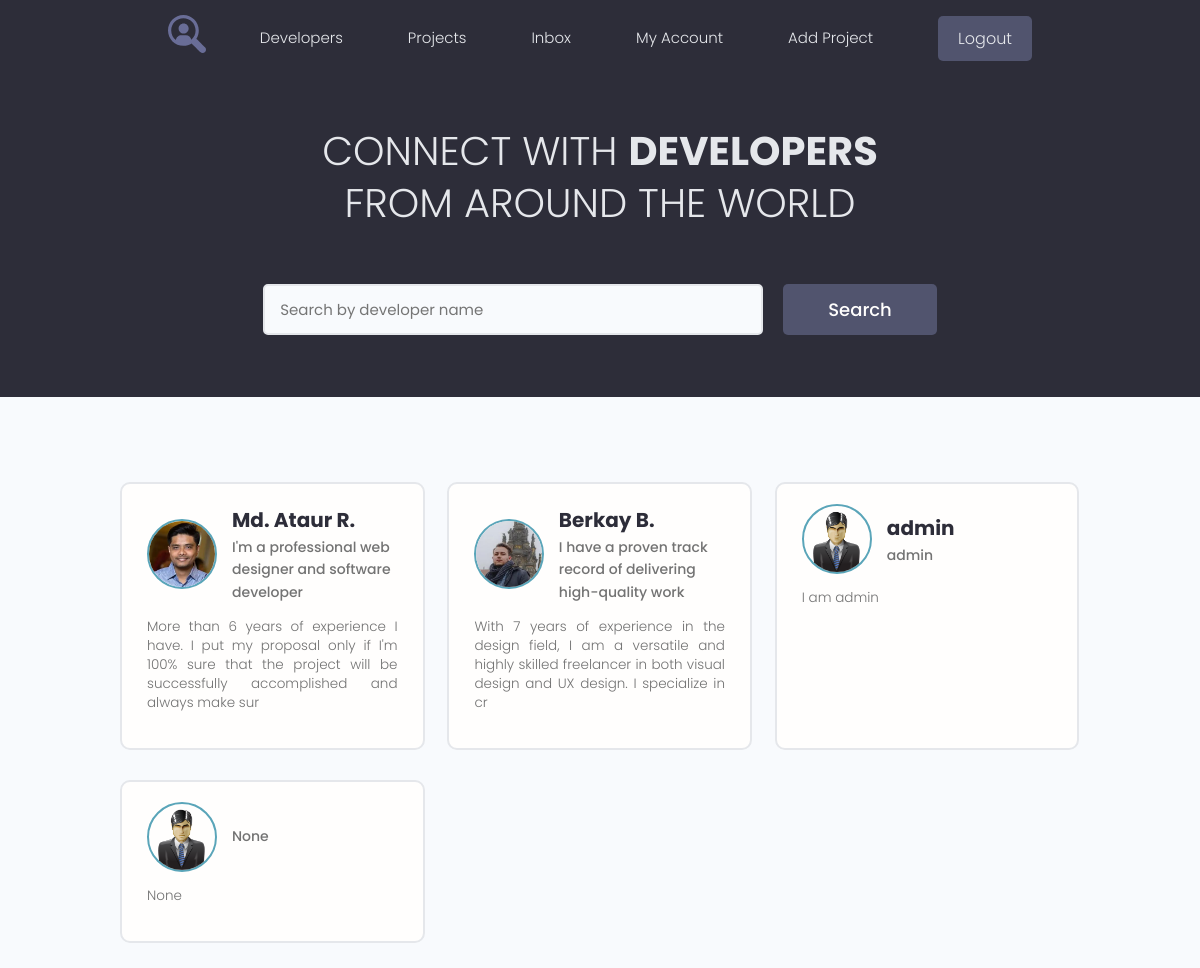
The app's page / (signed in) with its own data.
### users/models.py (models this page shows, shortened)
class Profile(models.Model):
    user = models.OneToOneField(User, on_delete=models.CASCADE, blank=True, null=True)
    name = models.CharField(max_length=200, blank=True, null=True)
    email = models.EmailField(max_length=500, blank=True, null=True)
    username = models.CharField(max_length=200, blank=True, null=True)
    short_info = models.CharField(max_length=200, blank=True, null=True)
    bio = models.TextField(blank=True, null=True)
    profile_image = models.ImageField(upload_to='profiles/', blank=True, null=True, default='profiles/user-default.png')
    social_github = models.CharField(max_length=200, blank=True, null=True)
    social_youtube = models.CharField(max_length=200, blank=True, null=True)
    social_website = models.CharField(max_length=200, blank=True, null=True)
    created = models.DateTimeField(auto_now_add=True)

### users/views.py (the view)
# urls.py: path('', views.profiles, name='profiles'),
def profiles(request):
    prof = Profile.objects.all()
    context = {'profiles': prof}
    return render(request, 'users/index.html', context)

### users/templates/users/index.html (shortened to what this page needs)
{% extends 'projects/base.html' %}
{% block content %}
  <main class="home">
    <section class="hero-section text-center">
      <div class="container container--narrow">
        <div class="hero-section__box">
          <h2>CONNECT WITH <span>DEVELOPERS</span></h2>
          <h2>FROM AROUND THE WORLD</h2>
        </div>
        <div class="hero-section__search">
          <form class="form" action="#" method="get">
            <div class="form__field">
              <input class="input input--text" id="formInput#search" type="text" name="text"
                placeholder="Search by developer name" />
            </div>
            <input class="btn btn--sub btn--lg" type="submit" value="Search" />
          </form>
        </div>
      </div>
    </section>
    <section class="devlist">
      <div class="container">
        <div class="grid grid--three">
          {% for profile in profiles %}
          <div class="column card">
            <div class="dev">
              <a href="{% url 'user_profile' profile.id %}" class="card__body">
                <div class="dev__profile">
                  <img class="avatar avatar--md" src="{{ profile.profile_image.url }}" alt="image" />
                  <div class="dev__meta">
                    <h3>{{ profile.name }}</h3>
                    <h5>{{ profile.short_info | slice:'60' }}</h5>
                  </div>
                </div>
                <p class="dev__info">
                  {{ profile.bio | slice:'150' }}
                </p>
              </a>
            </div>
          </div>
          {% endfor %}
        </div>
      </div>
    </section>
  </main>
{% endblock %}

### projects/static/styles/app.css (style rules this page uses)
:root { --color-sub: #2d2d39; }
.btn--sub { background-color: var(--color-sub-light); }
.card { border: 2px solid var(--color-light); }
img { width: 100%; }
.hero-section { height: 40vh; display: flex; align-items: center; background-color: var(--color-sub); }
.hero-section__box { margin-bottom: 4rem; }
.hero-section__box > h2, .hero-section__box > h2 > span { font-size: 4rem; color: var(--color-light); line-height: 1.3; text-transform: uppercase; }
.hero-section__box > h2 { font-weight: 300; }
.hero-section__box > h2 > span { font-weight: 700; }
.hero-section__search > .form { display: flex; align-items: center; justify-content: center; gap: 2rem; }
.hero-section__search > .form input.input--text { width: 50rem; }
.devlist { margin-top: 8rem; }
.devlist .grid { align-items: stretch; }
.devlist .dev .dev__profile { display: flex; align-items: center; gap: 1.5rem; }
.devlist .dev .dev__meta h3 { color: var(--color-sub); font-size: 2rem; font-weight: 700; }
.devlist .dev .dev__meta h5 { color: var(--color-text); font-size: 1.4rem; font-weight: 500; }
.devlist .dev .dev__info { margin: 1.5rem 0; font-size: 1.35rem; line-height: 1.4; text-align: justify; }

### projects/static/uikit/styles/modules/_variables.css (style rules this page uses)
:root { --color-main: #5aa5b9; --color-main-light: #e6faff; --color-sub: #3f4156; --color-sub-light: #51546e; --color-sub-lighter: #ededfd; --color-text: #737373; --color-gray: #8b8b8b; --color-light: #e5e7eb; --color-light-gray: #767676; --color-bg: #f8fafd; --color-white: #fffefd; --color-white-light: #f3f3f3; --color-success: #359e64; --color-success-bg: #def8e8; --color-error: #fc4b0b; --color-error-bg: #fff2ee; --font-base: 'Poppins', arial, helvetica, 'Segoe UI', roboto, ubuntu, sans-serif; --font-monospace: 'Fira Code', 'Courier New', courier, monospace; --font-regular: 300; --font-medium: 500; --font-bold: 700; --generic-shadow: 1px 1px 5px #00000010; --generic-transition: all 0.3s ease-in-out; }

### projects/static/uikit/styles/modules/_base.css (style rules this page uses)
* { margin: 0; padding: 0; box-sizing: border-box; text-rendering: optimizeLegibility; color: inherit; font-size: inherit; }
html { font-size: 50%; }
@media only screen and (min-width: 480px) { html { font-size: 56.25%; } }
@media only screen and (min-width: 1200px) { html { font-size: 62.5%; } }
body { line-height: 1.6; font-weight: 400; font-size: 1.5rem; color: var(--color-text); background-color: var(--color-bg); min-height: 100vh; }

### projects/static/uikit/styles/modules/_typography.css (style rules this page uses)
* { font-family: var(--font-base); }
h2 { font-size: 3.6rem; font-weight: var(--font-bold); }
h3 { font-size: 3.2rem; font-weight: var(--font-medium); }
h5 { font-size: 2.4rem; font-weight: var(--font-medium); }
h5, h6 { font-weight: var(--font-regular); }
p, span, strong { font-size: 1.6rem; color: var(--color-text); font-weight: var(--font-regular); }
a { padding-bottom: 2px; text-decoration: none; display: inline-block; color: var(--color-main); font-weight: var(--font-medium); }

### projects/static/uikit/styles/modules/_utilities.css (style rules this page uses)
.container { width: 92%; max-width: 165rem; margin: 0 auto; box-sizing: border-box; }
.container--narrow { width: 92%; max-width: 120rem; }
@media screen and (min-width: 1000px) { .container { width: 90%; } }
@media screen and (min-width: 1000px) { .container--narrow { width: 85%; } }
@media screen and (min-width: 1200px) { .container { width: 80%; } }
@media screen and (min-width: 1200px) { .container--narrow { width: 72%; } }
.text-center { text-align: center; }

### projects/static/uikit/styles/modules/_avatar.css (style rules this page uses)
.avatar { border-radius: 50%; border: 2px solid var(--color-main); object-fit: cover; }
.avatar--md { height: 7rem; width: 7rem; }

### projects/static/uikit/styles/modules/_button.css (style rules this page uses)
.btn { display: inline-block; position: relative; cursor: pointer; background-color: var(--color-light); font-weight: var(--font-medium); color: var(--color-sub); text-decoration: none; padding: 1rem 2rem; border-radius: 0.5rem; border: none; width: -webkit-fit-content; width: -moz-fit-content; width: fit-content; height: -webkit-fit-content; height: -moz-fit-content; height: fit-content; font-size: 1.6rem; outline-width: 0; outline-color: transparent; -webkit-backface-visibility: hidden; backface-visibility: hidden; transition: all 0.3s ease-in-out; }
.btn--sub { background-color: var(--color-sub); color: var(--color-white); }
.btn--lg { font-size: 1.8rem; padding: 1.2rem 4.5rem; }

### projects/static/uikit/styles/modules/_card.css (style rules this page uses)
.card { border-radius: 1rem; background-color: var(--color-white); border: 1.5px solid var(--color-light); width: auto; height: auto; margin-top: 0.5rem; margin-bottom: 0.5rem; overflow: hidden; }
.card__body, .card__header { padding: 2rem 2.5rem; }

### records on screen
Profile: profile_image (picture), name "Md. Ataur R.", short_info "I'm a professional web designer and software developer", bio "More than 6 years of experience I have. I put my proposal only if I'm 100% sure that the project will be successfully accomplished and always make sur"
Profile: profile_image (picture), name "Berkay B.", short_info "I have a proven track record of delivering high-quality work", bio "With 7 years of experience in the design field, I am a versatile and highly skilled freelancer in both visual design and UX design. I specialize in cr"
Profile: profile_image (placeholder picture), name "admin", short_info "admin", bio "I am admin"
Profile: profile_image (placeholder picture), short_info "None", bio "None"
